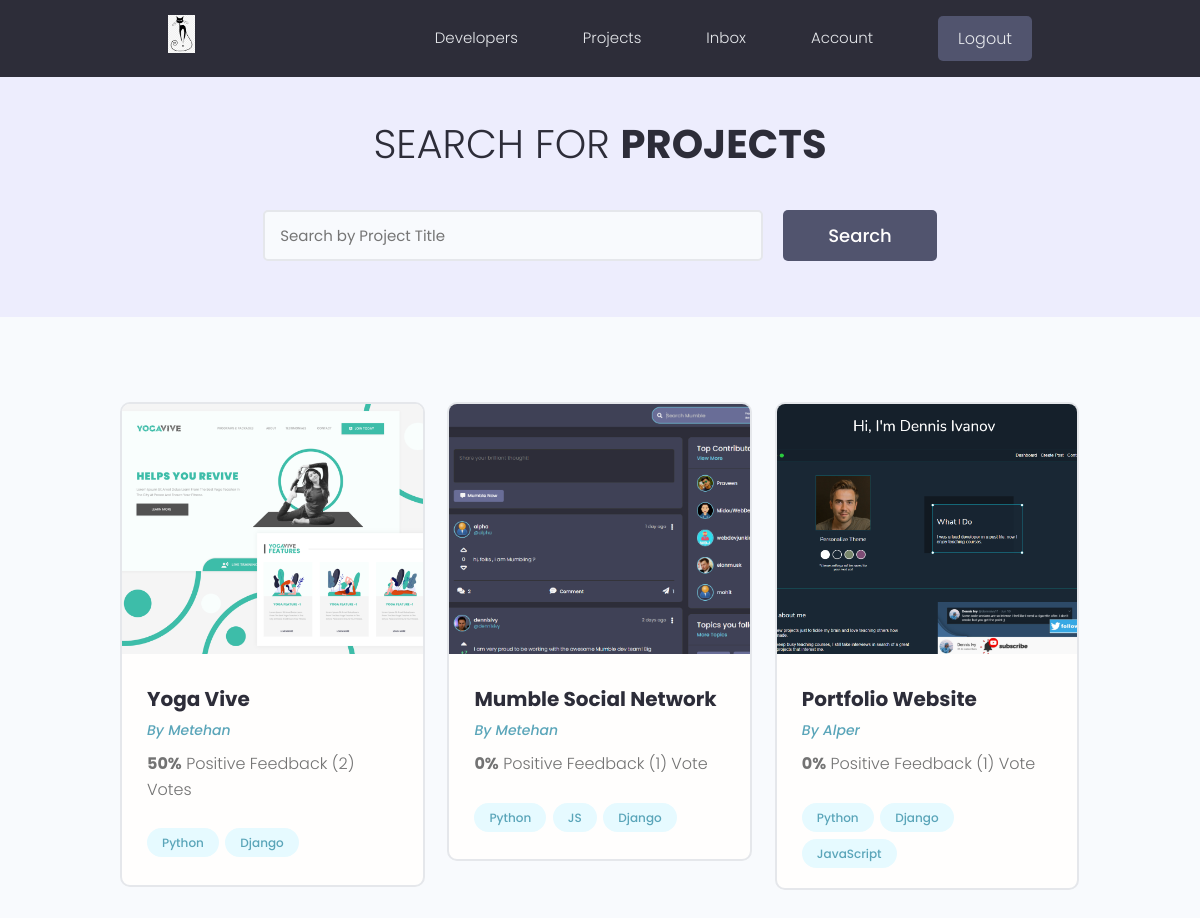
Page /projects/ (signed in) on the committed database.
### projects/models.py (models this page shows, shortened)
class Project(models.Model):
    owner = models.ForeignKey(
        Profile, null=True, blank=True, on_delete=models.CASCADE)
    title = models.CharField(max_length=200)
    description = models.TextField(null=True, blank=True)
    featured_image = models.ImageField(
        null=True, blank=True, default="default.jpg")
    demo_link = models.CharField(max_length=2000, null=True, blank=True)
    source_link = models.CharField(max_length=2000, null=True, blank=True)
    tags = models.ManyToManyField('Tag', blank=True)
    vote_total = models.IntegerField(default=0, null=True, blank=True)
    vote_ratio = models.IntegerField(default=0, null=True, blank=True)
    created = models.DateTimeField(auto_now_add=True)
    id = models.UUIDField(default=uuid.uuid4, unique=True,
                          primary_key=True, editable=False)
    class Meta:
        ordering = ['-vote_ratio', '-vote_total', 'title']
    @property
    def imageURL(self):
        try:
            url = self.featured_image.url
        except:
            url = ''
        return url

class Tag(models.Model):
    name = models.CharField(max_length=200)
    created = models.DateTimeField(auto_now_add=True)
    id = models.UUIDField(default=uuid.uuid4, unique=True,
                          primary_key=True, editable=False)
    def __str__(self):
        return self.name

### users/models.py (models this page shows, shortened)
class Profile(models.Model):
    user = models.OneToOneField(
        User, on_delete=models.CASCADE, null=True, blank=True)
    name = models.CharField(max_length=200, blank=True, null=True)
    email = models.EmailField(max_length=500, blank=True, null=True)
    username = models.CharField(max_length=200, blank=True, null=True)
    location = models.CharField(max_length=200, blank=True, null=True)
    short_intro = models.CharField(max_length=200, blank=True, null=True)
    bio = models.TextField(blank=True, null=True)
    profile_image = models.ImageField(
        null=True, blank=True, upload_to='profiles/', default="profiles/user-default.png")
    social_github = models.CharField(max_length=200, blank=True, null=True)
    social_twitter = models.CharField(max_length=200, blank=True, null=True)
    social_linkedin = models.CharField(max_length=200, blank=True, null=True)
    social_youtube = models.CharField(max_length=200, blank=True, null=True)
    social_website = models.CharField(max_length=200, blank=True, null=True)
    created = models.DateTimeField(auto_now_add=True)
    id = models.UUIDField(default=uuid.uuid4, unique=True,
                          primary_key=True, editable=False)
    class Meta:
        ordering = ['created']

### projects/views.py (the view)
# urls.py: path('projects/', views.getProjects),
def projects(request):
    projects, search_query = searchProjects(request)
    custom_range, projects = paginateProjects(request, projects, 6)
    context = {'projects': projects,
               'search_query': search_query, 'custom_range': custom_range}
    return render(request, 'projects/projects.html', context)

### projects/utils.py (called while the page is built)
def paginateProjects(request, projects, results):
    page = request.GET.get('page')
    paginator = Paginator(projects, results)
    try:
        projects = paginator.page(page)
    except PageNotAnInteger:
        page = 1
        projects = paginator.page(page)
    except EmptyPage:
        page = paginator.num_pages
        projects = paginator.page(page)
    leftIndex = (int(page) - 4)
    if leftIndex < 1:
        leftIndex = 1
    rightIndex = (int(page) + 5)
    if rightIndex > paginator.num_pages:
        rightIndex = paginator.num_pages + 1
    custom_range = range(leftIndex, rightIndex)
    return custom_range, projects

def searchProjects(request):
    search_query = ''
    if request.GET.get('search_query'):
        search_query = request.GET.get('search_query')
    tags = Tag.objects.filter(name__icontains=search_query)
    projects = Project.objects.distinct().filter(
        Q(title__icontains=search_query) |
        Q(description__icontains=search_query) |
        Q(owner__name__icontains=search_query) |
        Q(tags__in=tags)
    )
    return projects, search_query

### projects/templates/projects/projects.html (shortened to what this page needs)
{% extends 'main.html' %}
{% block content %}
<main class="projects">
    <section class="hero-section text-center">
        <div class="container container--narrow">
            <div class="hero-section__box">
                <h2>Search for <span>Projects</span></h2>
            </div>
            <div class="hero-section__search">
                <form id='searchForm' class="form" action="{% url 'projects' %}" method="get">
                    <div class="form__field">
                        <input class="input input--text" id="formInput#search" type="text" name="search_query"
                            placeholder="Search by Project Title" value="{{search_query}}" />
                    </div>
                    <input class="btn btn--sub btn--lg" type="submit" value="Search" />
                </form>
            </div>
        </div>
    </section>
    <section class="projectsList">
        <div class="container">
            <div class="grid grid--three">
                {% for project in projects %}
                <div class="column">
                    <div class="card project">
                        <a href="{% url 'project' project.id %}" class="project">
                            <img class="project__thumbnail" src="{{project.imageURL}}" alt="project thumbnail" />
                            <div class="card__body">
                                <h3 class="project__title">{{project.title}}</h3>
                                <p><a class="project__author" href="{% url 'user-profile' project.owner.id %}">By
                                        {{project.owner.name}}</a>
                                </p>
                                <p class="project--rating">
                                    <span style="font-weight: bold;">{{project.vote_ratio}}%</span> Positive
                                    Feedback ({{project.vote_total}}) Vote{{project.vote_total|pluralize:"s"}}
                                </p>
                                <div class="project__tags">
                                    {% for tag in project.tags.all %}
                                    <span class="tag tag--pill tag--main">
                                        <small>{{tag}}</small>
                                    </span>
                                    {% endfor %}
                                </div>
                            </div>
                        </a>
                    </div>
                </div>
                {% endfor %}
            </div>
        </div>
    </section>
</main>
{% endblock %}

### static/styles/app.css (style rules this page uses)
:root { --color-sub: #2d2d39; }
.btn--sub { background-color: var(--color-sub-light); }
.card { border: 2px solid var(--color-light); }
img { width: 100%; }
.hero-section { height: 40vh; display: flex; align-items: center; background-color: var(--color-sub); }
.hero-section__box { margin-bottom: 4rem; }
.hero-section__box > h2, .hero-section__box > h2 > span { font-size: 4rem; color: var(--color-light); line-height: 1.3; text-transform: uppercase; }
.hero-section__box > h2 { font-weight: 300; }
.hero-section__box > h2 > span { font-weight: 700; }
.hero-section__search > .form { display: flex; align-items: center; justify-content: center; gap: 2rem; }
.hero-section__search > .form input.input--text { width: 50rem; }
.project__author { font-size: 1.4rem; font-style: italic; }
.project--rating { margin-bottom: 1.6em; margin-top: .5em; }
.projects > .hero-section { background: var(--color-sub-lighter); height: 30vh; }
.projects .hero-section__box { margin-bottom: 2.5rem; }
.projects .hero-section__box > h2 { color: var(--color-sub); }
.projects .hero-section__box > h2 > span { font-weight: 700; color: var(--color-sub); }
.projectsList { margin-top: 8rem; }
.project__thumbnail { height: 25rem; object-fit: cover; object-position: top center; }
.project__title { font-size: 2rem; font-weight: 700; color: var(--color-sub); }

### static/uikit/styles/modules/_variables.css (style rules this page uses)
:root { --color-main: #5aa5b9; --color-main-light: #e6faff; --color-sub: #3f4156; --color-sub-light: #51546e; --color-sub-lighter: #ededfd; --color-text: #737373; --color-gray: #8b8b8b; --color-light: #e5e7eb; --color-light-gray: #767676; --color-bg: #f8fafd; --color-white: #fffefd; --color-white-light: #f3f3f3; --color-success: #359e64; --color-success-bg: #def8e8; --color-error: #fc4b0b; --color-error-bg: #fff2ee; --font-base: 'Poppins', arial, helvetica, 'Segoe UI', roboto, ubuntu, sans-serif; --font-monospace: 'Fira Code', 'Courier New', courier, monospace; --font-regular: 300; --font-medium: 500; --font-bold: 700; --generic-shadow: 1px 1px 5px #00000010; --generic-transition: all 0.3s ease-in-out; }

### static/uikit/styles/modules/_base.css (style rules this page uses)
* { margin: 0; padding: 0; box-sizing: border-box; text-rendering: optimizeLegibility; color: inherit; font-size: inherit; }
html { font-size: 50%; }
@media only screen and (min-width: 480px) { html { font-size: 56.25%; } }
@media only screen and (min-width: 1200px) { html { font-size: 62.5%; } }
body { line-height: 1.6; font-weight: 400; font-size: 1.5rem; color: var(--color-text); background-color: var(--color-bg); min-height: 100vh; }

### static/uikit/styles/modules/_typography.css (style rules this page uses)
* { font-family: var(--font-base); }
h2 { font-size: 3.6rem; font-weight: var(--font-bold); }
h3 { font-size: 3.2rem; font-weight: var(--font-medium); }
p, span, strong { font-size: 1.6rem; color: var(--color-text); font-weight: var(--font-regular); }
a { padding-bottom: 2px; text-decoration: none; display: inline-block; color: var(--color-main); font-weight: var(--font-medium); }

### static/uikit/styles/modules/_utilities.css (style rules this page uses)
.container { width: 92%; max-width: 165rem; margin: 0 auto; box-sizing: border-box; }
.container--narrow { width: 92%; max-width: 120rem; }
@media screen and (min-width: 1000px) { .container { width: 90%; } }
@media screen and (min-width: 1000px) { .container--narrow { width: 85%; } }
@media screen and (min-width: 1200px) { .container { width: 80%; } }
@media screen and (min-width: 1200px) { .container--narrow { width: 72%; } }
.text-center { text-align: center; }

### static/uikit/styles/modules/_button.css (style rules this page uses)
.btn { display: inline-block; position: relative; cursor: pointer; background-color: var(--color-light); font-weight: var(--font-medium); color: var(--color-sub); text-decoration: none; padding: 1rem 2rem; border-radius: 0.5rem; border: none; width: -webkit-fit-content; width: -moz-fit-content; width: fit-content; height: -webkit-fit-content; height: -moz-fit-content; height: fit-content; font-size: 1.6rem; outline-width: 0; outline-color: transparent; -webkit-backface-visibility: hidden; backface-visibility: hidden; transition: all 0.3s ease-in-out; }
.btn--sub { background-color: var(--color-sub); color: var(--color-white); }
.btn--lg { font-size: 1.8rem; padding: 1.2rem 4.5rem; }

### static/uikit/styles/modules/_card.css (style rules this page uses)
.card { border-radius: 1rem; background-color: var(--color-white); border: 1.5px solid var(--color-light); width: auto; height: auto; margin-top: 0.5rem; margin-bottom: 0.5rem; overflow: hidden; }
.card__body, .card__header { padding: 2rem 2.5rem; }

### rows in the picture
Project: imageURL (picture), title "Yoga Vive", owner.name "Metehan", vote_ratio "50", vote_total "2"
Tag: name "Python"
Tag: name "Django"
Project: imageURL (picture), title "Mumble Social Network", owner.name "Metehan", vote_ratio "0", vote_total "1"
Tag: name "JS"
Project: imageURL (picture), title "Portfolio Website", owner.name "Alper", vote_ratio "0", vote_total "1"
Tag: name "JavaScript"
